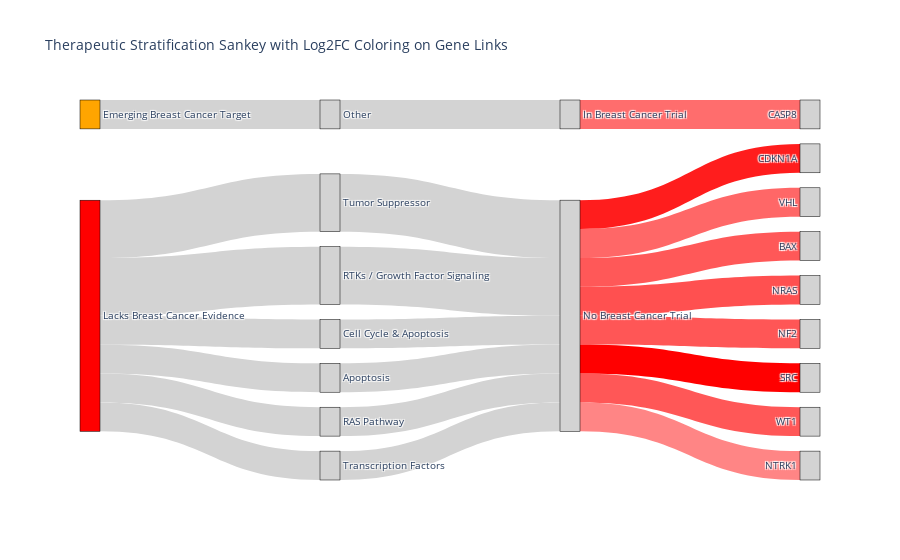

Write notebook code for a chart like this one.
### Code cell
import plotly.graph_objects as go
import pandas as pd
import numpy as np

# Example DataFrame structure (adjust with your df_unique):

# Assuming df_unique, df_fda, df_emerging, df_lacks are already defined as you shared

# Prepare Therapeutic Group as in your bar plot code:
df_fda = df_unique[df_unique['Targeting Category'] == 'FDA-approved Breast Cancer Therapy'].copy()
df_emerging = df_unique[df_unique['Targeting Category'] == 'Emerging Breast Cancer Target'].copy()
df_lacks = df_unique[df_unique['Targeting Category'] == 'Lacks Breast Cancer Evidence'].copy()

df_fda['Therapeutic Group'] = df_fda['FDA_Subcategory']
df_emerging['Therapeutic Group'] = 'Emerging Breast Cancer Target'
df_lacks['Therapeutic Group'] = 'Lacks Breast Cancer Evidence'

# Combine
df_plot = pd.concat([df_fda, df_emerging, df_lacks], ignore_index=True)
print(df_plot.head(5))
# Create label list for nodes (Therapeutic Group, Pathway Category, Clinical Trial, Gene)
labels_therapeutic = df_plot['Therapeutic Group'].unique().tolist()
labels_pathway = df_plot['Pathway Category'].unique().tolist()
labels_trial = df_plot['Clinical_Trial_Status'].unique().tolist()
labels_genes = df_plot['gene'].unique().tolist()

labels = labels_therapeutic + labels_pathway + labels_trial + labels_genes

# Map label to index
label_to_idx = {label: idx for idx, label in enumerate(labels)}

def get_links(source_col, target_col):
    link_df = df_plot.groupby([source_col, target_col]).size().reset_index(name='count')
    sources = link_df[source_col].map(label_to_idx).tolist()
    targets = link_df[target_col].map(label_to_idx).tolist()
    values = link_df['count'].tolist()
    return sources, targets, values

# Links for Sankey
source_1, target_1, value_1 = get_links('Therapeutic Group', 'Pathway Category')
source_2, target_2, value_2 = get_links('Pathway Category', 'Clinical_Trial_Status')
source_3, target_3, value_3 = get_links('Clinical_Trial_Status', 'gene')

sources = source_1 + source_2 + source_3
targets = target_1 + target_2 + target_3
values = value_1 + value_2 + value_3

# Color nodes by Therapeutic Group for clarity (optional)
color_map = {
    'FDA-approved for Breast Cancer': 'darkgreen',
    'FDA-approved, Other Indication': 'lightgreen',
    'Emerging Breast Cancer Target': 'orange',
    'Lacks Breast Cancer Evidence': 'red'
}
node_colors = []
for label in labels:
    # If therapeutic group, assign color, else default light grey
    node_colors.append(color_map.get(label, 'lightgrey'))

# Color gene links by log2 fold change (blue for down, red for up)
def logfc_to_color(logfc):
    # Normalize logFC for color intensity
    max_val = max(abs(df_plot['log2_fc'].max()), abs(df_plot['log2_fc'].min()))
    norm_val = logfc / max_val
    if norm_val >= 0:
        # Red shades for upregulated
        return f'rgba(255, 0, 0, {0.3 + 0.7 * norm_val})'
    else:
        # Blue shades for downregulated
        return f'rgba(0, 0, 255, {0.3 + 0.7 * abs(norm_val)})'

# Map genes to colors by log2_fc
gene_color_map = dict(zip(df_plot['gene'], df_plot['log2_fc'].apply(logfc_to_color)))

link_colors = []
for i in range(len(sources)):
    # For links from Clinical Trial Status to Gene, use gene color
    if sources[i] in [label_to_idx[t] for t in labels_trial] and targets[i] in [label_to_idx[g] for g in labels_genes]:
        gene_label = labels[targets[i]]
        link_colors.append(gene_color_map.get(gene_label, 'lightgrey'))
    else:
        link_colors.append('lightgrey')

# Create Sankey
fig = go.Figure(data=[go.Sankey(
    node=dict(
        pad=15,
        thickness=20,
        line=dict(color='black', width=0.5),
        label=labels,
        color=node_colors
    ),
    link=dict(
        source=sources,
        target=targets,
        value=values,
        color=link_colors,
        hovertemplate='%{value} genes<br>From %{source.label} to %{target.label}<extra></extra>'
    )
)])

fig.update_layout(title_text='Therapeutic Stratification Sankey with Log2FC Coloring on Gene Links',
                  font_size=10)

fig.show()

### Figure 1 — Plotly figure (JSON) as saved in the notebook; plotly's stock layout.template omitted (floating-point values rounded to 4 significant figures)
{"data": [{"link": {"color": ["lightgrey", "lightgrey", "lightgrey", "lightgrey", "lightgrey", "lightgrey", "lightgrey", "lightgrey", "lightgrey", "lightgrey", "lightgrey", "lightgrey", "lightgrey", "lightgrey", "rgba(255, 0, 0, 0.5731699553537918)", "rgba(255, 0, 0, 0.6534486703464633)", "rgba(255, 0, 0, 0.887757343046355)", "rgba(255, 0, 0, 0.6627755292342676)", "rgba(255, 0, 0, 0.6879697905175144)", "rgba(255, 0, 0, 0.4789024904018747)", "rgba(255, 0, 0, 1.0)", "rgba(255, 0, 0, 0.594934626548927)", "rgba(255, 0, 0, 0.6605305768714015)"], "hovertemplate": "%{value} genes<br>From %{source.label} to %{target.label}<extra></extra>", "source": [0, 1, 1, 1, 1, 1, 1, 5, 3, 2, 6, 7, 8, 4, 9, 10, 10, 10, 10, 10, 10, 10, 10], "target": [2, 5, 3, 6, 7, 8, 4, 10, 10, 9, 10, 10, 10, 10, 11, 14, 12, 16, 15, 19, 17, 13, 18], "value": [1, 1, 1, 1, 2, 1, 2, 1, 1, 1, 1, 2, 1, 2, 1, 1, 1, 1, 1, 1, 1, 1, 1]}, "node": {"color": ["orange", "red", "lightgrey", "lightgrey", "lightgrey", "lightgrey", "lightgrey", "lightgrey", "lightgrey", "lightgrey", "lightgrey", "lightgrey", "lightgrey", "lightgrey", "lightgrey", "lightgrey", "lightgrey", "lightgrey", "lightgrey", "lightgrey"], "label": ["Emerging Breast Cancer Target", "Lacks Breast Cancer Evidence", "Other", "Cell Cycle & Apoptosis", "Tumor Suppressor", "Apoptosis", "RAS Pathway", "RTKs / Growth Factor Signaling", "Transcription Factors", "In Breast Cancer Trial", "No Breast Cancer Trial", "CASP8", "CDKN1A", "VHL", "BAX", "NRAS", "NF2", "SRC", "WT1", "NTRK1"], "line": {"color": "black", "width": 0.5}, "pad": 15, "thickness": 20}, "type": "sankey"}], "layout": {"font": {"size": 10}, "title": {"text": "Therapeutic Stratification Sankey with Log2FC Coloring on Gene Links"}}}
